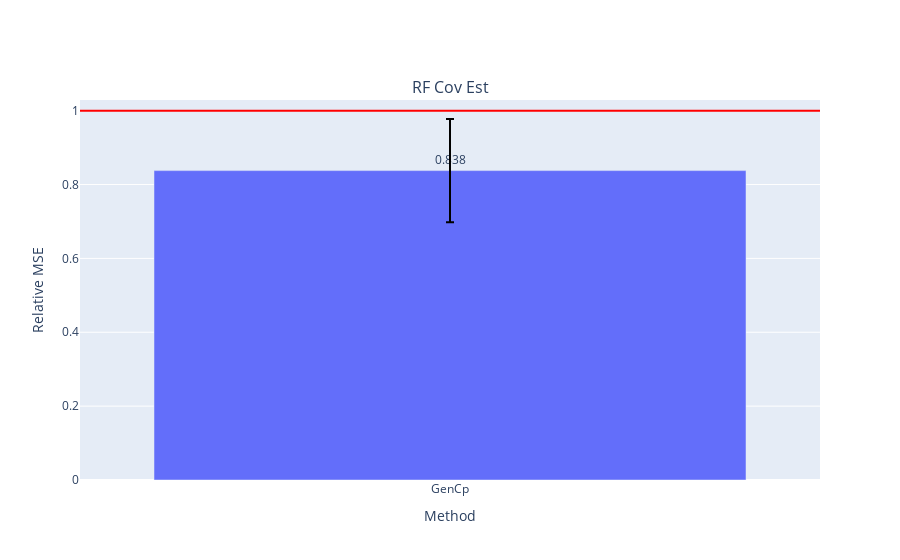

The notebook cell saved with this chart:
### Code cell
fig = make_subplots(
    rows=1, cols=len(models),
    subplot_titles=["RF Cov Est"])

for i, errs in enumerate(model_errs):
    risks = [err.mean() for err in errs]
    test_risk = risks[0]
    # elev_test_risk = risks[1]
    # est_risks = risks[2:]
    est_risks = risks[1:]

    df = pd.DataFrame({est_names[i]: errs[i+1] for i in np.arange(len(est_names))})

    fig.add_trace(go.Bar(
    #     x=['VRF', 'BF_WR', 'BF_FR'], 
        x = df.columns,
        y=(df).mean()/test_risk,
        marker_color=px.colors.qualitative.Plotly,
        text=np.around((df).mean()/test_risk,3),
        textposition='outside',
        error_y=dict(
            type='data',
            color='black',
            array=(df).std() / test_risk,
    #         array=(df/test_risk).clip(upper=(df/test_risk).quantile(.95),axis=1).std(),
    #         symmetric=False,
    #         array=(df/test_risk).quantile(.95) - (df/test_risk).mean(),
    #         arrayminus=(df/test_risk).mean() - (df/test_risk).quantile(.93)
        )
    #         array=(df).mean() + (df).std(),
    #         arrayminus=(df).mean() - (df).std())
    ), row=1, col=i+1)
    # fig.add_trace(go.Bar(
    #     name='Experimental',
    #     x=['GenCp', 'KFCV', 'SPCV'], y=(df).mean(),
    #     error_y=dict(type='data', array=[1, 2])
    # ))
    # fig.update_layout(barmode='group')
    fig.add_hline(y=1., line_color='red', row=1, col=i+1)
    # fig.add_hline(y=elev_test_risk / test_risk, line_color='gray', line_dash='dash', row=1, col=i+1)
    
    fig.update_xaxes(title_text="Method", row=1, col=i+1)
    fig.update_yaxes(title_text="Relative MSE", row=1, col=i+1)
    
# fig.update_layout(
# #     title=f"FC_\u03B4{delta}_snr{snr}_nk{noise_kernel}_nls{noise_length_scale}_nv{noise_nu}_Xk{X_kernel}_Xls{X_length_scale}_Xv{X_nu}",
#     title=title,
#     xaxis_title="Method",
#     yaxis_title="MSE",
# #     legend_title="Legend Title",
# #     font=dict(
# #         family="Courier New, monospace",
# #         size=18,
# #         color="RebeccaPurple"
# #     )
# )
# barfp = os.path.expanduser(savedir + fig.layout.title['text'] + ".jpeg")
# fig.write_image(os.path.expanduser(barfp))
fig.show()

### Figure 1 — Plotly figure (JSON) as saved in the notebook; plotly's stock layout.template omitted (floating-point values rounded to 4 significant figures)
{"data": [{"error_y": {"array": [0.1398], "color": "black", "type": "data"}, "marker": {"color": ["#636EFA", "#EF553B", "#00CC96", "#AB63FA", "#FFA15A", "#19D3F3", "#FF6692", "#B6E880", "#FF97FF", "#FECB52"]}, "text": [0.838], "textposition": "outside", "type": "bar", "x": ["GenCp"], "xaxis": "x", "y": [0.8377], "yaxis": "y"}], "layout": {"annotations": [{"font": {"size": 16}, "showarrow": false, "text": "RF Cov Est", "x": 0.5, "xanchor": "center", "xref": "paper", "y": 1, "yanchor": "bottom", "yref": "paper"}], "shapes": [{"line": {"color": "red"}, "type": "line", "x0": 0, "x1": 1, "xref": "x domain", "y0": 1, "y1": 1, "yref": "y"}], "xaxis": {"anchor": "y", "domain": [0, 1], "title": {"text": "Method"}}, "yaxis": {"anchor": "x", "domain": [0, 1], "title": {"text": "Relative MSE"}}}}
